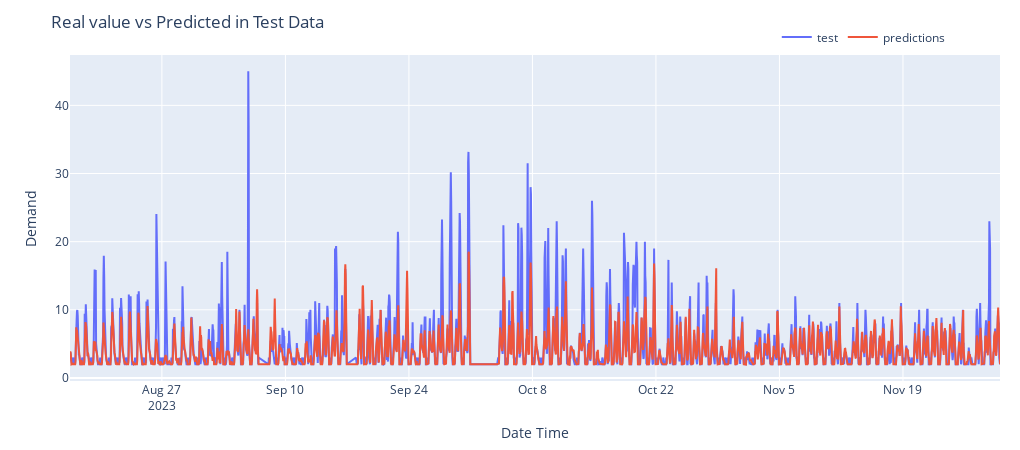

Notebook code cell kept with this figure:
### Code cell
plotPredictions(X_test_dates, y_pred, y_test, "predictions_Test_All")

### Figure 1 — Plotly figure (JSON) as saved in the notebook; plotly's stock layout.template omitted (floating-point values rounded to 4 significant figures; data arrays with more than 128 entries replaced by an {"elided": "..."} marker saying what was removed)
{"data": [{"mode": "lines", "name": "test", "type": "scatter", "x": {"elided": "2410 str values"}, "y": {"elided": "2410 float values"}}, {"mode": "lines", "name": "predictions", "type": "scatter", "x": {"elided": "2410 str values"}, "y": {"elided": "2410 float values"}}], "layout": {"height": 450, "legend": {"orientation": "h", "x": 0.76, "xanchor": "left", "y": 1.1, "yanchor": "top"}, "margin": {"b": 20, "l": 70, "r": 20, "t": 55}, "title": {"text": "Real value vs Predicted in Test Data"}, "width": 1020, "xaxis": {"title": {"text": "Date Time"}}, "yaxis": {"title": {"text": "Demand"}}}}
